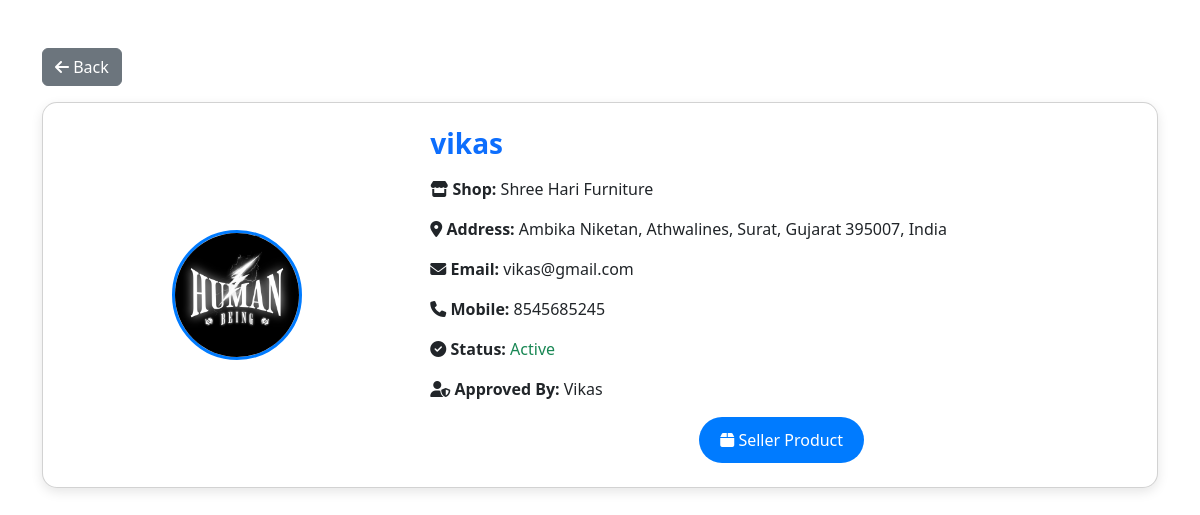
Page /admin/pages/view_seller.php?id=17 (signed in) on the committed database.
### tables this page shows
CREATE TABLE `seller` (
  `Seller_ID` int(50) NOT NULL,
  `Seller_Name` text NOT NULL,
  `Seller_Shop_Name` text NOT NULL,
  `Seller_Shop_Address` text NOT NULL,
  `Email_Id` varchar(50) NOT NULL,
  `Password` varchar(255) NOT NULL,
  `Seller_Mobile_No` bigint(20) DEFAULT NULL,
  `Seller_Shop_Logo` varchar(255) NOT NULL,
  `IsActive` tinyint(50) NOT NULL,
  `IsApproved` tinyint(50) NOT NULL,
  `ApprovedBy` varchar(255) DEFAULT NULL,
  `ApprovedOn` datetime DEFAULT NULL,
  `CreatedOn` date NOT NULL DEFAULT current_timestamp()
);

### admin/pages/view_seller.php (the view, shortened to what this page needs)
    <?php
    include_once "../config/dbconnect.php";
    $seller_id = intval($_GET['id']);
    $sql = "SELECT * FROM seller WHERE seller_id = ?";
    $stmt = $conn->prepare($sql);
    $stmt->bind_param("i", $seller_id);
    $stmt->execute();
    $result = $stmt->get_result();
    $seller = $result->fetch_assoc();
    ?>
<!DOCTYPE html>
<html lang="en">
<head>
    <link rel="stylesheet" href="https://cdn.jsdelivr.net/npm/bootstrap@5.3.0/dist/css/bootstrap.min.css">
</head>
<body class="container py-5">
    <a href="view-details.php" class="btn btn-secondary mb-3"><i class="fas fa-arrow-left"></i> Back</a>
    <div class="card card-custom p-4">
        <div class="row align-items-center">
            <div class="col-md-4 text-center">
                <img src="../../seller_panel/uploads/<?= htmlspecialchars($seller['Seller_Shop_Logo']) ?>"
                    class="seller-img img-fluid"
                    onerror="this.src='uploads/default_logo.jpg'">
            </div>
            <div class="col-md-8">
                <h3 class="text-primary mb-3"><strong><?= htmlspecialchars($seller['Seller_Name']) ?></strong></h3>
                <p><i class="fas fa-store"></i> <strong>Shop:</strong> <?= htmlspecialchars($seller['Seller_Shop_Name']) ?></p>
                <p><i class="fas fa-map-marker-alt"></i> <strong>Address:</strong> <?= htmlspecialchars($seller['Seller_Shop_Address']) ?></p>
                <p><i class="fas fa-envelope"></i> <strong>Email:</strong> <?= htmlspecialchars($seller['Email_Id']) ?></p>
                <p><i class="fas fa-phone"></i> <strong>Mobile:</strong> <?= htmlspecialchars($seller['Seller_Mobile_No']) ?></p>
                <p><i class="fas fa-check-circle"></i> <strong>Status:</strong>
    <?php echo $seller['IsActive'] ? "<span class='text-success'>Active</span>" : "<span class='text-danger'>Inactive</span>"; ?>
</p>
<p><i class="fas fa-user-shield"></i> <strong>Approved By:</strong>
    <?= $seller['ApprovedBy'] ? htmlspecialchars($seller['ApprovedBy']) : "Pending Approval"; ?>
</p>
                <div class="text-center mt-3">
                    <a href="seller_product.php?id=<?= $seller_id ?>" class="btn btn-custom">
                        <i class="fas fa-box"></i> Seller Product
                    </a>
                </div>
            </div>
        </div>
    </div>
</body>
</html>

### admin/pages/view_seller.php (style rules this page uses)
.card-custom { border-radius: 15px; box-shadow: 0px 4px 12px rgba(0, 0, 0, 0.1); transition: 0.3s; }
.seller-img { width: 130px; height: 130px; object-fit: cover; border-radius: 50%; border: 3px solid #007bff; }
.btn-custom { background-color: #007bff; color: white; border-radius: 30px; padding: 10px 20px; }

### rows in the picture
seller: Seller_Shop_Logo (picture), Seller_Name "vikas", Seller_Shop_Name "Shree Hari Furniture", Seller_Shop_Address "Ambika Niketan, Athwalines, Surat, Gujarat 395007, India", Email_Id "vikas@gmail.com", Seller_Mobile_No "8545685245", ApprovedBy "Vikas"
